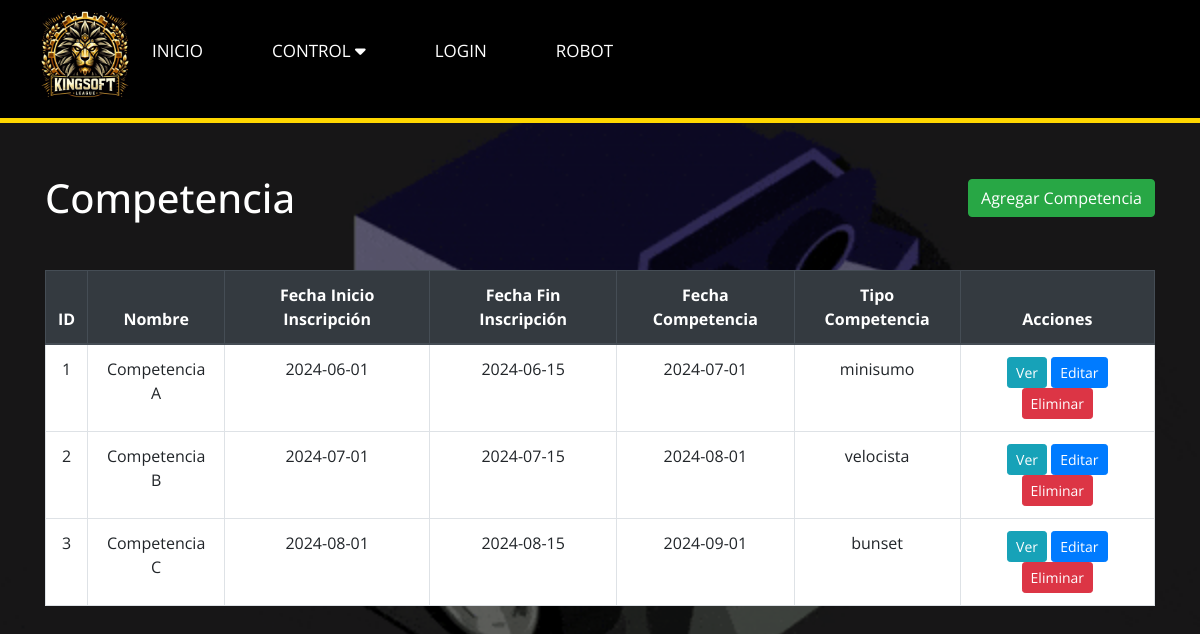
/Versión_1/Diseño/CompetenciaView.php, run on an earlier commit of the app's database.
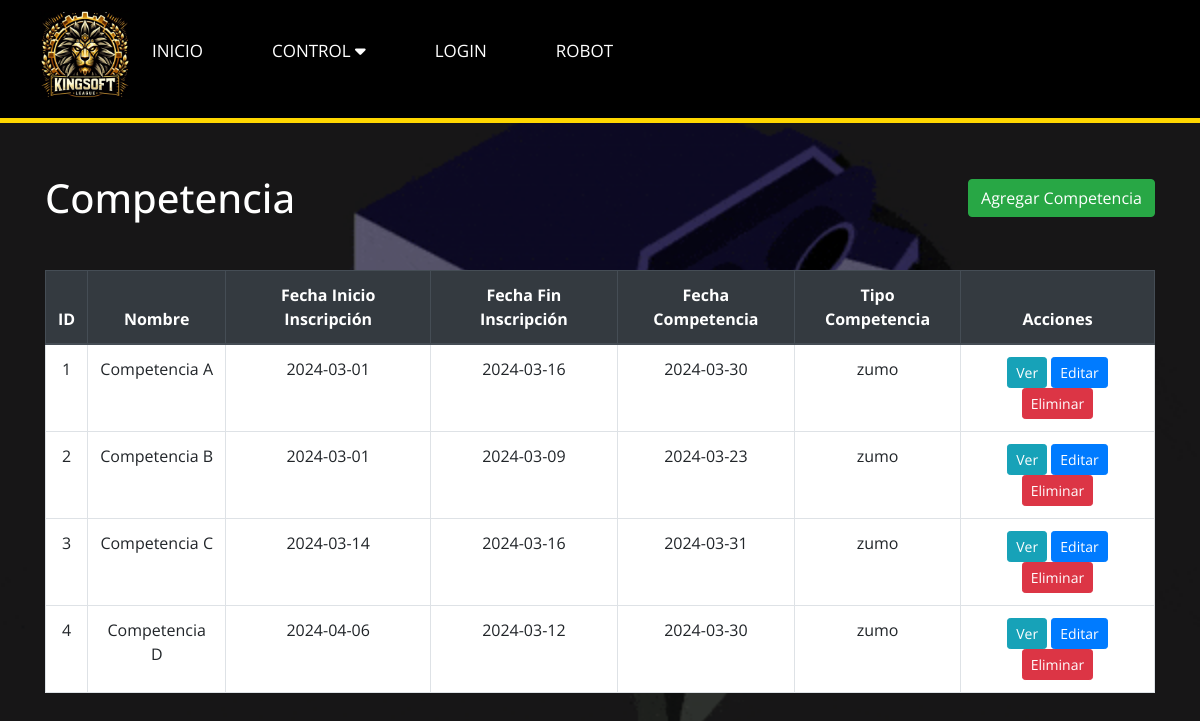
And on a later commit of the database.
### tables this page shows
CREATE TABLE `competencia` (
  `id` int(11) NOT NULL,
  `nombre` varchar(100) DEFAULT NULL,
  `fecha_inicio_inscripcion` date DEFAULT NULL,
  `fecha_fin_inscripcion` date DEFAULT NULL,
  `fecha_compentencia` date DEFAULT NULL,
  `tipo_competencia` int(11) DEFAULT NULL
);

CREATE TABLE `tipo_competencia` (
  `id` int(11) NOT NULL,
  `nombre` varchar(100) DEFAULT NULL,
  `descripcion` varchar(250) DEFAULT NULL
);

### Versión_1/Diseño/CompetenciaController.php (called while the page is built, shortened)
<?php
require_once 'CompetenciaModel.php';
class CompetenciaController {
    private $model;
    public function __construct($db) {
        $this->model = new CompetenciaModel($db);
    }
    public function getAllCompetencias() {
        return $this->model->getAllCompetencias();
    }
}
?>

### Versión_1/Diseño/CompetenciaModel.php (called while the page is built, shortened)
<?php
class CompetenciaModel {
    private $conn;
    public function __construct($db) {
        $this->conn = $db;
    }
    public function getAllCompetencias() {
        $query = "SELECT * FROM competencia";
        $stmt = $this->conn->prepare($query);
        $stmt->execute();
        return $stmt;
    }
}
?>

### Versión_1/Diseño/CompetenciaView.php (the view, shortened to what this page needs)
<?php
require_once 'CompetenciaController.php';
$db = new PDO('mysql:host=localhost;dbname=datosks', 'root', '');
$controller = new CompetenciaController($db);
$competencias = $controller->getAllCompetencias();
?>
<!DOCTYPE html>
<html lang="en">
<head>
    <link rel="stylesheet" href="https://maxcdn.bootstrapcdn.com/bootstrap/4.5.2/css/bootstrap.min.css">
</head>
<body>
<?php include 'navegador.php'; ?>
<div class="container">
        <div class="d-flex justify-content-between align-items-center mb-4">
            <h1 class="mt-4 mb-4">Competencia</h1>
            <a href="agregar_club.php" class="btn btn-success">Agregar Competencia</a>
        </div>
        <table class="table table-bordered">
            <thead class="thead-dark">
                <tr>
                    <th>ID</th>
                    <th>Nombre</th>
                    <th>Fecha Inicio Inscripción</th>
                    <th>Fecha Fin Inscripción</th>
                    <th>Fecha Competencia</th>
                    <th>Tipo Competencia</th>
                    <th>Acciones</th>
                </tr>
            </thead>
            <tbody>
                <?php while ($competencia = $competencias->fetch(PDO::FETCH_ASSOC)) : ?>
                    <tr>
                        <td><?php echo $competencia['id']; ?></td>
                        <td><?php echo $competencia['nombre']; ?></td>
                        <td><?php echo $competencia['fecha_inicio_inscripcion']; ?></td>
                        <td><?php echo $competencia['fecha_fin_inscripcion']; ?></td>
                        <td><?php echo $competencia['fecha_compentencia']; ?></td>
                        <td><?php echo obtenerNombreTipoCompetencia($competencia['tipo_competencia'], $db); ?></td>
                        <td>
                            <a href="vercompetencia.php?id=<?php echo $competencia['id']; ?>" class="btn btn-info btn-sm">Ver</a>
                            <a href="editarcompetencia.php?id=<?php echo $competencia['id']; ?>" class="btn btn-primary btn-sm">Editar</a>
                            <a href="eliminarcompetencia.php?id=<?php echo $competencia['id']; ?>" class="btn btn-danger btn-sm">Eliminar</a>
                        </td>
                    </tr>
                <?php endwhile; ?>
            </tbody>
        </table>
    </div>
<?php
function obtenerNombreTipoCompetencia($tipo_competencia_id, $db) {
    $query = "SELECT nombre FROM tipo_competencia WHERE id = ?";
    $stmt = $db->prepare($query);
    $stmt->bindParam(1, $tipo_competencia_id);
    $stmt->execute();
    $resultado = $stmt->fetch(PDO::FETCH_ASSOC);
    return $resultado['nombre'];
}
?>
</body>
</html>

### Versión_1/Diseño/navegador.php (shortened to what this page needs)
<!DOCTYPE html>
<html lang="en">
<head>
    <link rel="stylesheet" href="https://cdnjs.cloudflare.com/ajax/libs/font-awesome/6.5.1/css/all.min.css" />
    <link rel="stylesheet" href="stylelogin.css">
<nav class="navbar">
        <div class="navbar-container">
            <h1><a href="#"><img id="logo" src="k.jpeg" alt="Logo"></a></h1>
            <ul class="nav-links">
                <li><a href="menu.html">Inicio</a></li>
                <li><a href="#inicio">CONTROL <i class="fas fa-caret-down"></i></a>
                </li>
                <li><a href="login.php">LOGIN</a></li>
                <li><a href="#sobre-mi">ROBOT</a></li>
                <li><a href="#servicios"></a></li>
                <li><a href="#curriculum"></a></li>
                <li><a href="#contacto"></a></li>
            </ul>
        </div>
    </nav>
</html>

### Versión_1/Diseño/stylelogin.css (style rules this page uses)
* { padding: 0; margin: 0; box-sizing: border-box; font-family: 'Open Sans', sans-serif; }
html { scroll-behavior: smooth; }
nav ul { list-style: none; display: flex; }
nav ul li { margin: 0 15px; }
nav ul li a { color: #fff; text-decoration: none; text-transform: uppercase; padding: 5px 7px; transition: .3s; }
.navbar { background-color: #000; border-bottom: 5px solid gold; color: #fff; padding: 10px 0; width: 100%; position: fixed; top: 0; left: 0; z-index: 1000; }
.navbar-container { display: flex; justify-content: space-between; align-items: center; max-width: 1400px; margin: 0 auto; padding: 0 20px; width: 100%; }
.nav-links { list-style: none; display: flex; margin-right: auto; }
.nav-links li { margin-right: 20px; }
.nav-links li:not(:last-child) { margin-right: 40px; }
.nav-links li a { color: #fff; text-decoration: none; text-transform: uppercase; font-size: 17px; transition: color 0.3s; }
#logo { width: 90px; height: auto; margin-left: 20px; }

### Versión_1/Diseño/CompetenciaView.php (style rules this page uses)
.table { background-color:white; }
.container { margin-top: 150px; text-align: center; }
h1 { color:white; }

### Versión_1/Diseño/navegador.php (style rules this page uses)
.nav-links li { position: relative; }

What changed in the data, as far as the page shows it:
changed competencia "Competencia A": fecha_inicio_inscripcion "2024-06-01" → "2024-03-01"; fecha_fin_inscripcion "2024-06-15" → "2024-03-16"; fecha_compentencia "2024-07-01" → "2024-03-30"; tipo_competencia.nombre "minisumo" → "zumo"
changed competencia "Competencia B": fecha_inicio_inscripcion "2024-07-01" → "2024-03-01"; fecha_fin_inscripcion "2024-07-15" → "2024-03-09"; fecha_compentencia "2024-08-01" → "2024-03-23"; tipo_competencia.nombre "velocista" → "zumo"
changed competencia "Competencia C": fecha_inicio_inscripcion "2024-08-01" → "2024-03-14"; fecha_fin_inscripcion "2024-08-15" → "2024-03-16"; fecha_compentencia "2024-09-01" → "2024-03-31"; tipo_competencia.nombre "bunset" → "zumo"
added competencia: id "4", nombre "Competencia D", fecha_inicio_inscripcion "2024-04-06", fecha_fin_inscripcion "2024-03-12", fecha_compentencia "2024-03-30", tipo_competencia.nombre "zumo"
